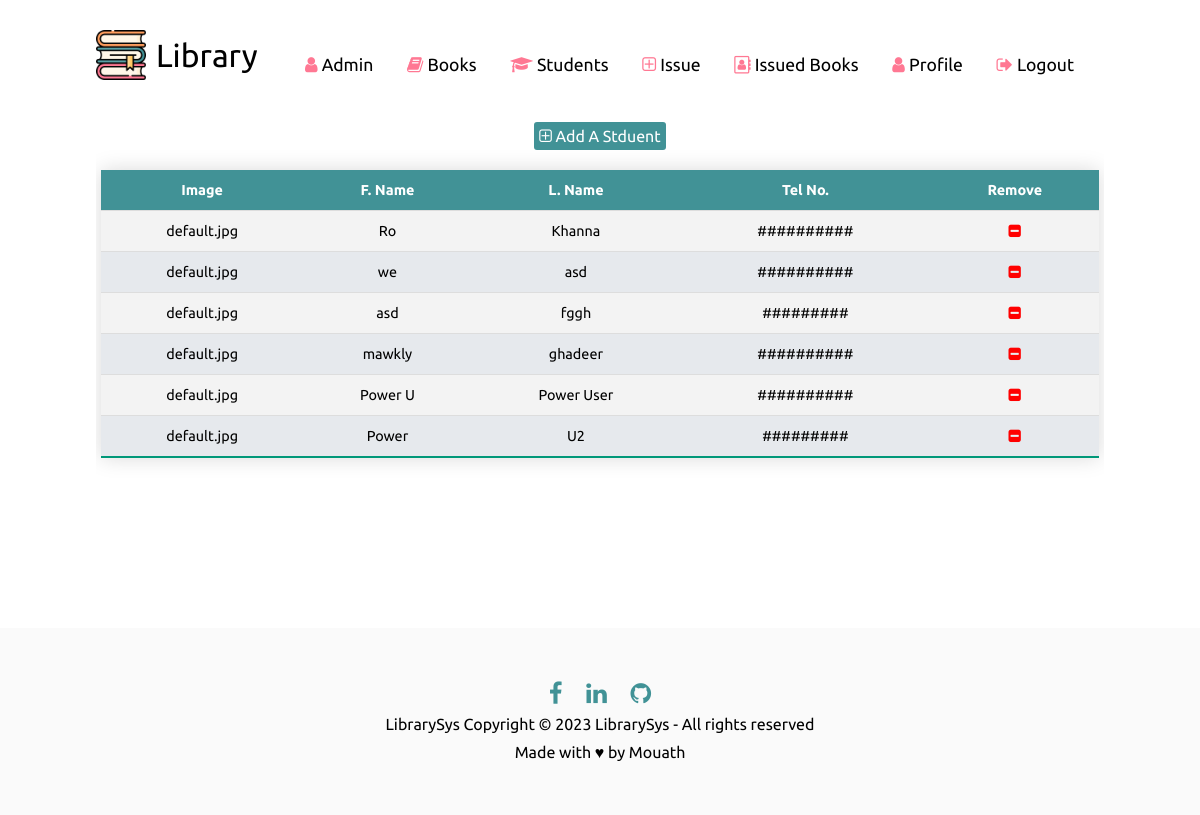
The page /students/ (signed in) on the database as committed earlier.
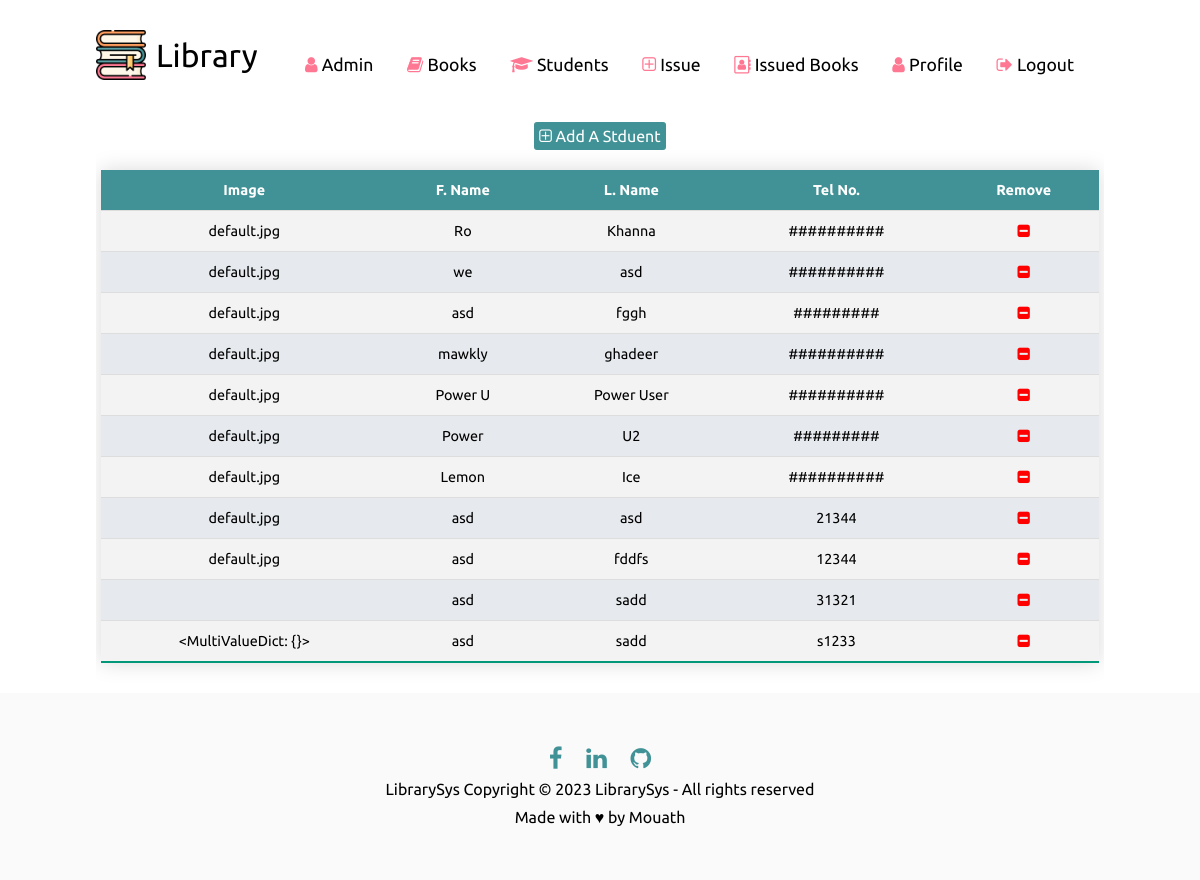
The same page on the database as committed later.
### LibraryApp/models.py (models this page shows, shortened)
class Student(models.Model):
    FName=models.CharField(max_length=10)
    LName=models.CharField(max_length=10)
    TelNo=models.CharField(max_length=10)
    user=models.OneToOneField(
        User,
        on_delete=models.CASCADE
    )
    image = models.ImageField(upload_to='images/',  blank=True)

### LibraryApp/views.py (the view)
# urls.py: path('students/', views.Students, name='Students'),
def Students(req):
    if(req.user.is_superuser):
        students=models.Student.objects.all()
        con={
            'students':students
        }
        return render(req,'Library/Students.html',con)
    else:
        return HttpResponse('impossible, not Autherized!')  # to be replaced by Messsege later

### LibraryApp/templates/Library/Students.html
{% extends 'base.html' %}
{% block content %}
<div class="mytable std">
    <div class="add-btn">
        <a href="{% url 'LibraryApp:AddStudents' %}"><i class="fa fa-plus-square-o" aria-hidden="true"></i>  Add A Stduent</a>
    </div>
    <table class="styled-table std">
        <th>Image</th>
        <th>F. Name</th>
        <th>L. Name</th>
        <th>Tel No.</th>
        <th>Remove</th>
        {% for i in students %}
        <tr>
            <td>{{i.image}}</td>
            <td>{{i.FName}}</td>
            <td>{{i.LName}}</td>
            <td>{{i.TelNo}}</td>
            <td><a href="{% url 'LibraryApp:delStudents' i.id %}"><i class="fa fa-minus-square" aria-hidden="true"></i></a></td>
        </tr>
        {% endfor %}
    </table>
</div>
{% endblock %}

### LibraryApp/templates/base.html (shortened to what this page needs)
{% load static %}
<!DOCTYPE html>
<html lang="en">
<head>
    <link rel="stylesheet" href="{% static 'font-awesome-4.7.0/css/font-awesome.min.css' %}">
    <link rel="stylesheet" href="{% static 'css/main.css' %}">
    <link rel="stylesheet" href="{% static 'js/main.js' %}">
</head>
<body>
  <div class="container">
    <div class="navbar">
        <a href="{% url 'LibraryApp:home' %}" class="site-title">
          <div>
            <img src={% static 'images/site-icon.png' %} alt="" class="logo">
            <span>Library</span>
          </div>
        </a>
        <nav>
            <ul id="menuList">
              {% if user.is_authenticated %}
                {% if user.is_superuser %}
                    <li><a href="http://127.0.0.1:8000/admin/"><i class="fa fa-user" aria-hidden="true"></i> Admin</a></li>
                    <li><a href="{% url 'LibraryApp:Books' %}"><i class="fa fa-book" aria-hidden="true"></i> Books</a></li>
                    <li><a href="{% url 'LibraryApp:Students' %}"><i class="fa fa-graduation-cap" aria-hidden="true"></i> Students</a></li>
                    <li><a href="{% url 'LibraryApp:IssueABook' %}"><i class="fa fa-plus-square-o" aria-hidden="true"></i> Issue</a></li>
                {% endif %}
                  <li><a href="{% url 'LibraryApp:Issued_Books' %}"><i class="fa fa-address-book-o" aria-hidden="true"></i> Issued Books </a></li>
                  <li><a href="{% url 'LibraryApp:Profile' %}"><i class="fa fa-user" aria-hidden="true"></i> Profile</a></li>
                  <li><a href="{% url 'LibraryApp:logout' %}"><i class="fa fa-sign-out" aria-hidden="true"></i> Logout</a></li>
              {% else %}
                <li><a class="navbar-link" href="{% url 'LibraryApp:login' %}">Login <i class="fa fa-sign-in" aria-hidden="true"></i></a></li>
              {% endif %}
            </ul>
        </nav>
    </div>
    {% block content %}
    {% endblock %}
  </div>
  <footer>
    <div class="footer">
    <div class="row">
    <a href="https://www.facebook.com/moath.mubaslat/" target="_blank"><i class="fa fa-facebook"></i></a>
    <a href="https://www.linkedin.com/in/mouath-almobaslat-89a41a233/" target="_blank"><i class="fa fa-linkedin"></i></a>
    <a href="https://github.com/Mouath104/LibrarySys-v1.0" target="_blank"><i class="fa fa-github"></i></a>
    </div>
    <div class="row">
    LibrarySys Copyright © 2023 LibrarySys - All rights reserved
    </div>
    <div class="row">
        Made with ♥ by Mouath
        </div>
    </div>
</footer>
</body>
</html>

### LibraryApp/static/css/main.css (style rules this page uses)
* { margin: 0; padding: 0; font-family: 'Ubuntu', sans-serif; }
:root { --c1:#ff9e5e; --c2:#419296; --c3:#ff7893; --footer:#f3f3f3; --Nav:#ff9e5e; }
.navbar div { display: flex; align-items: center; }
.navbar .site-title { text-decoration: none; color: #000; font-size: 2em; }
.site-title span { margin-left: 10px; }
.container { width: 100%; min-height: 78.5vh;; padding-left: 8%; padding-right: 8%; box-sizing: border-box; overflow: hidden; }
.navbar { width: 100%; display: flex; align-items: center; }
.navbar .logo { width: 50px; cursor: pointer; margin: 30px 0; }
.navbar nav { flex: 1; text-align: right; }
.navbar nav ul li { list-style: none; display: inline-block; margin-right: 30px; }
.navbar nav ul li a { text-decoration: none; color: #000; font-size: 14px; font-size: 1.1em; }
.footer { display: flex; flex-direction: column; background-color: #fafafa; padding: 3rem 1.5rem 3rem 1.5rem; align-items: center; }
.footer .row { text-align: center; padding: 5px 0; }
.navbar .fa { color: var(--c3); }
.footer .fa { font-size: 1.5em; padding: 0 10px 0 10px; color: var(--c2); }
.add-btn { margin-top: 10px; text-align: center; }
.add-btn a { text-decoration: none; user-select: none; color: white; padding: 5px; border-radius: 3px; }
.styled-table .fa { color: red; }
.mytable { overflow-x: auto; padding: 5px; margin-top: .2%; }
.styled-table { border-collapse: collapse; margin: 25px 0; font-size: 0.9em; min-width: 400px; box-shadow: 0 0 20px rgba(0, 0, 0, 0.15); text-align:center; width: 100%; height: 35px; user-select: none; overflow-x: scroll; }
.styled-table th, .styled-table td { padding: 12px 15px; }
.styled-table tbody tr { border-bottom: 1px solid #dddddd; }
.styled-table tbody tr:nth-of-type(even) { background-color: #f3f3f3; }
.styled-table tbody tr:nth-of-type(odd) { background-color: #e6e9ed; }
.styled-table tbody tr:last-of-type { border-bottom: 2px solid #009879; }
.std .styled-table th,.std .add-btn a { background-color: var(--c2); color: white; }

Rows that differ between the two databases and show on the page:
added Student: image "default.jpg", FName "Lemon", LName "Ice", TelNo "##########"
added Student: image "default.jpg", FName "asd", LName "asd", TelNo "21344"
added Student: image "default.jpg", FName "asd", LName "fddfs", TelNo "12344"
added Student: FName "asd", LName "sadd", TelNo "31321"
added Student: image "<MultiValueDict: {}>", FName "asd", LName "sadd", TelNo "s1233"
